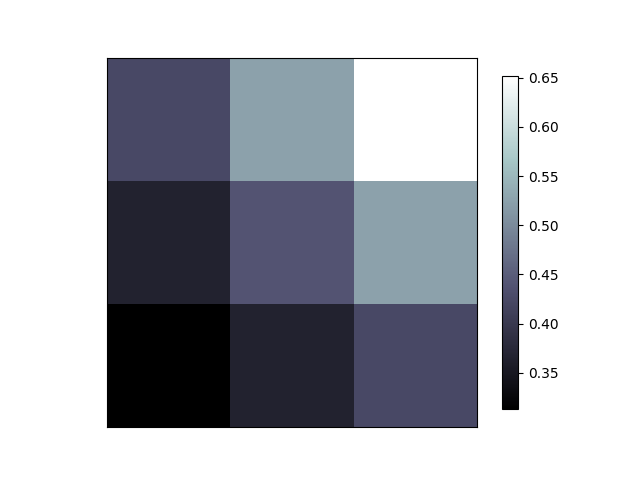

This figure's Python source:
import matplotlib.pyplot as plt
import numpy as np

# img data (generate a fake img)
a = np.array([0.313660827978, 0.365348418405, 0.423733120134,
              0.365348418405, 0.439599930621, 0.525083754405,
              0.423733120134, 0.525083754405, 0.651536351379]).reshape(3,3)  # 3x3 colors

"""
for the value of "interpolation", check this:
http://matplotlib.org/examples/images_contours_and_fields/interpolation_methods.html
for the value of "origin"= ['upper', 'lower'], check this:
http://matplotlib.org/examples/pylab_examples/image_origin.html
"""

plt.imshow(a, interpolation='nearest', cmap='bone', origin='lower')
plt.colorbar(shrink=0.9)

plt.xticks(())
plt.yticks(())
plt.show()
